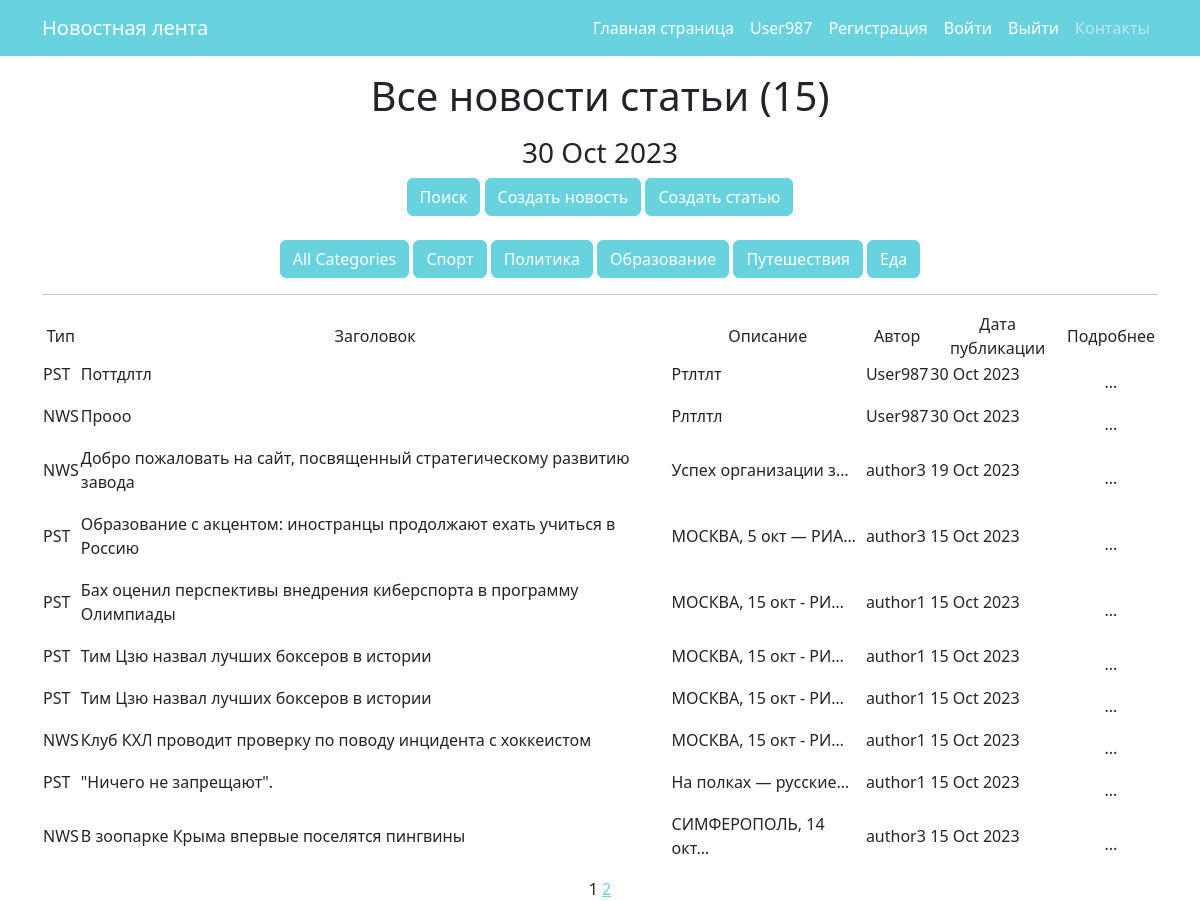
Page /news/ (signed in) on the earlier database version.
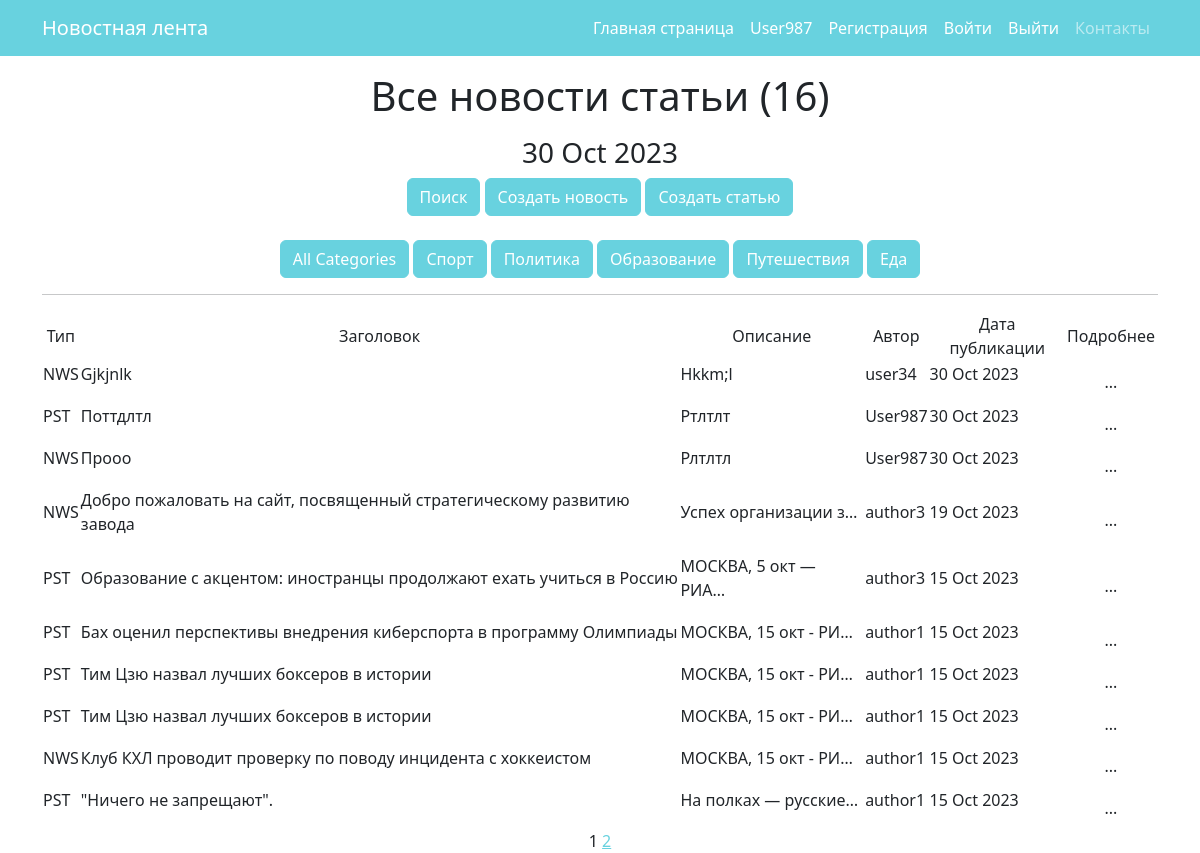
Same page on the later database version.
### news/models.py (models this page shows, shortened)
class Category(models.Model):
    name = models.CharField(max_length=40, unique=True)

class Post(models.Model):
    author = models.ForeignKey(Author, on_delete=models.CASCADE, verbose_name=pgettext_lazy('Author', 'Author'))
    type = models.CharField(max_length=7, choices=TYPE, default='NWS')
    time_in = models.DateTimeField(auto_now_add=True)
    category = models.ManyToManyField(Category, through='PostCategory')
    title = models.CharField(max_length=100)
    text = models.TextField()
    rating = models.IntegerField(default=0)

class Author(models.Model):
    name = models.CharField(max_length=255)
    users = models.OneToOneField(User, on_delete=models.CASCADE)
    user_rating = models.IntegerField(default=0)
    def __str__(self):
        return self.name

### news/views.py (the view)
# urls.py: path('', PostList.as_view(), name='postlist'),
class PostList(ListView):
    model = Post
    ordering = '-time_in'
    template_name = 'news.html'
    context_object_name = 'news'
    paginate_by = 10
    def get_queryset(self):
        queryset = super().get_queryset()
        self.filterset = NewsFilter(self.request.GET, queryset)
        return self.filterset.qs
    def get_context_data(self, **kwargs):
        context = super().get_context_data(**kwargs)
        context['time_now'] = datetime.utcnow()
        context['qty_post'] = len(Post.objects.order_by('time_in').values('id'))
        context['categories'] = Category.objects.all()
        context['filterset'] = self.filterset
        context['isauthor'] = self._isauthor()
        return context
    def _isauthor(self):
        try:
            Author.objects.get(users=self.request.user)
            return True
        except Author.DoesNotExist:
            return False

### news/templatetags/custom_tags.py (called while the page is built)
@register.simple_tag()
def current_time(format_string='%b %d %Y'):
    return datetime.utcnow().strftime(format_string)

### templates/news.html (shortened to what this page needs)
{% extends 'flatpages/default.html' %}
{% load custom_filters %}
{% load custom_tags %}
{% block content %}
<p>
<h1>Все новости статьи ({{ qty_post }})</h1>
<p>
   <h3>{% current_time '%d %b %Y' %}</h3>
<form method="get">
      <a class="btn btn-primary" href="/news/search/">Поиск</a>
{% if isauthor %}
    <a class="btn btn-primary" href="/news/create/">Создать новость</a>
    <a class="btn btn-primary" href="/news/post/create/">Создать статью</a><br><br>
{% endif %}
      <button type="submit" class="btn btn-primary" name="category" value="" selected>
        All Categories
      </button>
    {% for category in categories %}
      <button type="submit" class="btn btn-primary" name="category" value="{{ category.id }}">
        {{ category.name }}
      </button>
    {% endfor %}
</form>
   <hr>
   {% if news %}
       <table>
           <tr>
               <td>Тип</td>
               <td>Заголовок</td>
               <td>Описание</td>
               <td>Автор</td>
               <td>Дата публикации</td>
               <td>Подробнее</td>
           </tr>
           {% for post in news %}
           <tr>
               <td><p align="left">{{ post.type }}</td>
               <td><p align="left">{{ post.title }}</td>
               <td><p align="left">{{ post.text|truncatechars:20 }}</td>
               <td><p align="left">{{ post.author }}</td>
               <td><p align="left">{{ post.time_in|date:'d M Y' }}</td>
               <td><a class="nav-link active" aria-current="page" href="/news/{{ post.id  }}">...</a><td>
           </tr>
           {% endfor %}
       </table>
   {% else %}
       <h2>Новостей нет!</h2>
   {% endif %}
   {{ page_obj.number }}
   {% if page_obj.has_next %}
       <a href="?page={{ page_obj.next_page_number }}">{{ page_obj.next_page_number }}</a>
   {% endif %}
{% endblock content %}

Differences in the rows shown:
no longer on this page (row unchanged): Post: type "NWS", title "В зоопарке Крыма впервые поселятся пингвины", text "СИМФЕРОПОЛЬ, 14 окт…", author "author3", time_in "15 Oct 2023"
added Post: type "NWS", title "Gjkjnlk", text "Hkkm;l", author "user34", time_in "30 Oct 2023"
Other differences:
{{ qty_post }}: "15" → "16"
